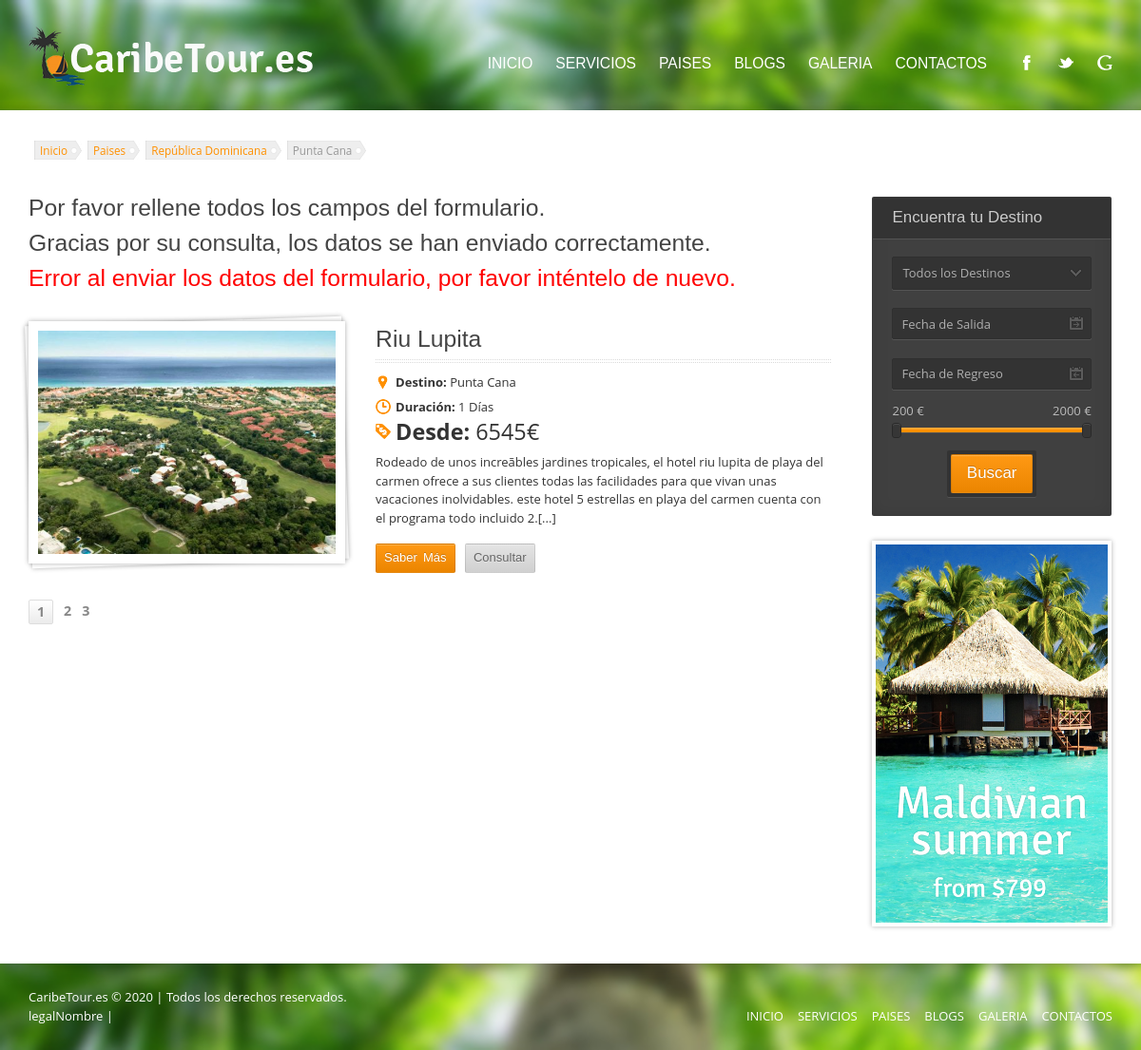
/paises/republica-dominicana/punta-cana, run on the app's committed database.
### tables this page shows
CREATE TABLE IF NOT EXISTS `categorias` (
  `idCategoria` int(11) NOT NULL AUTO_INCREMENT,
  `idCategoriaPadre` int(11) NOT NULL DEFAULT '0',
  `nombre` varchar(50) NOT NULL,
  `slug` varchar(50) NOT NULL,
  `descripcion` text,
  `idEstado` int(11) NOT NULL,
  `srcImagen` varchar(255) DEFAULT NULL,
  PRIMARY KEY (`idCategoria`)
);

CREATE TABLE IF NOT EXISTS `productos` (
  `idproducto` int(11) NOT NULL AUTO_INCREMENT,
  `nombre` varchar(100) NOT NULL,
  `imagen` varchar(255) DEFAULT NULL,
  `descripcion` text,
  `slug` varchar(100) DEFAULT NULL,
  `itinerario` text,
  `incluye` text,
  `metaDescripcion` text,
  `metaKeyWords` varchar(255) DEFAULT NULL,
  `idCategoria` int(11) NOT NULL,
  `idTipo` int(11) NOT NULL,
  `idEstado` int(11) NOT NULL,
  `idProveedor` int(11) NOT NULL,
  `stock` int(11) DEFAULT NULL,
  `esOferta` tinyint(4) DEFAULT '0',
  `fechaAlta` timestamp NOT NULL DEFAULT CURRENT_TIMESTAMP,
  `fehaUpdate` timestamp NULL DEFAULT NULL ON UPDATE CURRENT_TIMESTAMP,
  PRIMARY KEY (`idproducto`)
);

### vista/frontend/categoria-hija.php (the view, shortened to what the rows shown need)
<?php
require_once "../../AutoLoader/autoLoader.php";
$slugCatPadre = $_GET['slugCat'];
if(isset($slugCatPadre) and $slugCatPadre != ""){
    $categoriaC = new CategoriaController();
    $catFiltro = [
        ['slug', '=', $slugCatPadre]
    ];
    $catList = $categoriaC->select($catFiltro);
    if(!empty($catList)){
        $categoria = $catList[0];
	$catPadre = $categoria->getCategoriaPadre();
        $productoFiltro = [
            ['idCategoria', '=', $categoria->getIdCategoria()],
            ['idEstado', '=', 1],
            ['stock', '>', 0]
        ];
        $productoC = new ProductoController();
        $productoList = $productoC->select($productoFiltro);
	$mostrarItems = 1;
	$pagActual = $_GET['pag'] ?? 1;
	$mostrarDesde = ($pagActual - 1) * $mostrarItems;
	$mostrarProductos = array_slice($productoList, $mostrarDesde, $mostrarItems);
    }
}
?>
<!DOCTYPE html>
<html lang="es-ES">
    <head>
        <link rel='stylesheet' id='colorbox-css'  href='<?=PATHFRONTEND ?>css/colorbox.css?ver=3.7.1' type='text/css' media='all' />
        <link rel='stylesheet' id='jquery-ui-datepicker-css'  href='<?=PATHFRONTEND ?>css/datepicker.css?ver=3.7.1' type='text/css' media='all' />
        <link rel='stylesheet' id='general-css'  href='<?=PATHFRONTEND ?>css/style.css?ver=3.7.1' type='text/css' media='all' />
    </head>
    <body class="home page page-id-96 page-template-default">
        <div class="container site-container">
            <section class="container site-content">
                <div class="miga" id="breadcrumb">
                    <div class="breadcrumb">
                        <a hreflang="es" type="text/html" charset="iso-8859-1" href="inicio" rel="tag" title="Inicio">Inicio</a>
                    </div>
                    <div class="breadcrumb">
                        <a hreflang="es" type="text/html" charset="iso-8859-1" href="paises" rel="tag" title="Inicio">Paises</a>
                    </div>
                    <div class="breadcrumb">
                        <a hreflang="es" type="text/html" charset="iso-8859-1" href="paises/<?=$catPadre->getSlug() ?>" rel="tag" title="Inicio"><?=$catPadre ?></a>
                    </div>
                    <div class="breadcrumb">
                        <?=$categoria ?>
                    </div>
                </div>
                <div class="row">
                    <div class="column ninecol">
			<?php echo "<h1>Por favor rellene todos los campos del formulario.</h1><br>";?>
                        <?php echo "<h1>Gracias por su consulta, los datos se han enviado correctamente.</h1><br>"; ?>
                        <?php echo "<h1 style='color:red'>Error al enviar los datos del formulario, por favor int&eacute;ntelo de nuevo.</h1><br>"; ?>
                        <div class="items-list clearfix">
                            <?php $i = 1; foreach ($mostrarProductos as $producto){ ?>
                            <div class="full-tour clearfix">
                                <div class="fivecol column">
                                    <div class="content-slider-container tour-slider-container">
                                        <div class="featured-image">
                                            <a hreflang="es" type="text/html" charset="iso-8859-1" href="paises/<?=$catPadre->getSlug() ?>/<?=$categoria->getSlug() ?>/<?=$producto->getSlug() ?>">
                                                <img width="550" height="413" src="<?php echo PATHFRONTEND."img/{$producto->getImagen()}"; ?>" class="attachment-extended wp-post-image" alt="<?=$producto->getNombre() ?>" title="<?=$producto->getNombre() ?>" />
                                            </a>
                                        </div>
                                    </div>
                                </div>
                                <div class="sevencol column last">
                                    <div class="section-title">
                                        <h1>
                                            <a hreflang="es" type="text/html" charset="iso-8859-1" href="paises/<?=$catPadre->getSlug() ?>/<?=$categoria->getSlug() ?>/<?=$producto->getSlug() ?>" title="<?=$producto->getNombre() ?>"><?=$producto->getNombre() ?></a>
                                        </h1>
                                    </div>
                                    <ul class="tour-meta">
                                        <li>
                                            <div class="colored-icon icon-2"></div>
                                            <strong>Destino:</strong>
                                            <a hreflang="es" type="text/html" charset="iso-8859-1" href="paises/<?=$catPadre->getSlug() ?>/<?=$categoria->getSlug() ?>" title="Ver todos los destinos de <?=$catPadre ?>" rel="tag">
                                                <?=$categoria->getNombre() ?>
                                            </a>
                                        </li>
                                        <li>
                                            <div class="colored-icon icon-1">
                                            </div>
                                            <strong>Duraci&oacute;n:</strong> <?php $duracion=strtotime("20/01/2020") - strtotime("27/01/2020"); echo date('d',$duracion)*1; ?> D&iacute;as
                                        </li>
                                        <li style="font-size:1.8em;">
                                            <div class="colored-icon icon-3"><span></span></div>
                                            <strong>Desde:</strong> 6545&euro;
                                        </li>
                                    </ul>
                                    <p><?= substr($producto->getDescripcion(),0,261); ?>.[...]</p>
                                    <footer class="tour-footer">
                                        <a hreflang="es" type="text/html" charset="iso-8859-1" href="paises/<?=$catPadre->getSlug() ?>/<?=$categoria->getSlug() ?>/<?=$producto->getSlug() ?>" class="button small" title="Saber m&aacute;s sobre <?=$producto->getNombre() ?>">
                                            <span>Saber M&aacute;s</span>
                                        </a>
                                        <a href="#question-form" data-id="<?=$producto->getNombre() ?>" data-title="<?=$producto->getNombre() ?>" class="button grey small colorbox inline" title="Hacer una consulta">
                                            <span>Consultar</span>
                                        </a>
                                    </footer>
                                </div>
                            </div>
                            <?php } ?>
                        </div>
                    </div>
            </section>
        </div>
    </body>
</html>

### data on the page
categorias: nombre "República Dominicana"
categorias: nombre "Punta Cana"
productos: imagen (picture), nombre "Riu Lupita", idCategoria.nombre "Punta Cana", descripcion "Rodeado de unos increã­bles jardines tropicales, el hotel riu lupita de playa del carmen ofrece a sus clientes todas las facilidades para que vivan unas vacaciones inolvidables. este hotel 5 estrellas en playa del carmen cuenta con el programa todo incluido 2"
